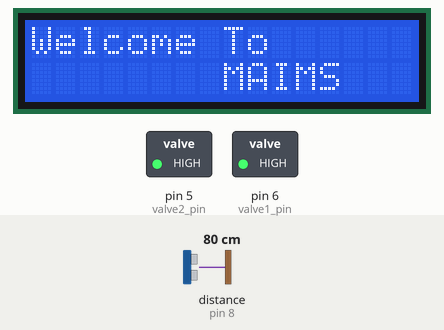
The sketch below on a simulated Arduino Uno, built with avr-gcc and run on an emulated ATmega328P. Shown: 16×2 character LCD, switched loads named in the sketch (green lamp = pin HIGH). Inputs (shaded band) come from the test bench; at power-on: distance to the obstacle (sensor on pin 8) 80 cm. The echo pulse lasts 58.3 µs per cm; the modem accepts every AT command (registered, SIM ready, sends succeed) and sends nothing else; the RemoteXY app is connected; pins used as bus, display or sensor lines are not drawn.

Above: at 0.1 s.
At 4.2 s:
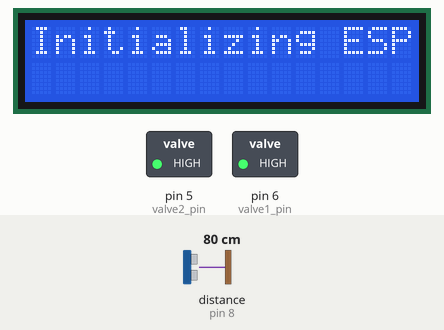
At 5.2 s:
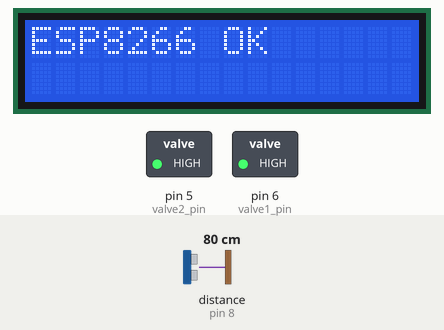
At 7.2 s:
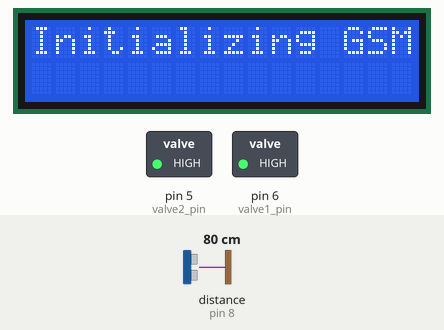
At 17.2 s:
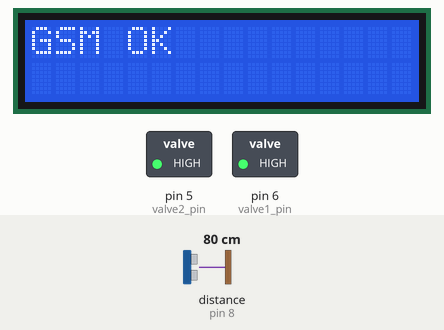
At 19.2 s:
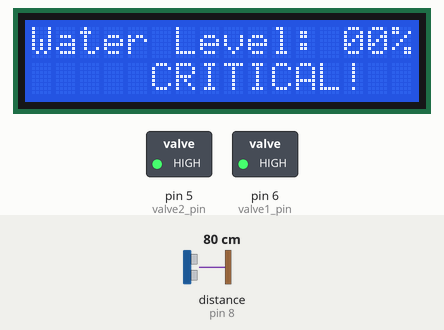

The sketch:

MAIMS.ino
```cpp
#include <SoftwareSerial.h>

#include <Wire.h>

#include <LiquidCrystal_I2C.h>

#define REMOTEXY_MODE__ESP8266_HARDSERIAL_POINT

#include <RemoteXY.h>

// RemoteXY connection settings
#define REMOTEXY_SERIAL Serial
#define REMOTEXY_SERIAL_SPEED 115200
#define REMOTEXY_WIFI_SSID "MAIMS"
#define REMOTEXY_WIFI_PASSWORD "12345678"
#define REMOTEXY_SERVER_PORT 6377


// RemoteXY configurate
#pragma pack(push, 1)
uint8_t RemoteXY_CONF[] =
  { 255,0,0,21,0,12,1,8,13,5,
  130,1,33,50,28,47,0,13,130,1,
  2,14,29,83,0,13,66,1,4,26,
  14,69,0,188,26,129,0,19,27,11,
  4,0,6,49,48,48,37,0,129,0,
  19,54,8,4,0,50,54,48,37,0,
  129,0,19,41,8,4,0,131,56,48,
  37,0,129,0,19,68,8,4,0,1,
  52,48,37,0,129,0,19,82,8,4,
  0,24,50,48,37,0,65,6,49,64,
  9,9,0,65,6,49,86,9,9,0,
  65,6,49,75,9,9,0,129,0,37,
  77,9,4,0,24,71,83,77,0,129,
  0,36,88,11,4,0,24,80,117,109,
  112,0,129,0,33,59,0,6,0,16,
  0,129,0,37,67,8,4,0,24,69,
  83,80,0,131,1,19,3,30,8,1,
  132,24,77,65,73,77,83,0,130,1,
  33,14,28,34,0,13,129,0,35,17,
  21,5,0,17,77,111,105,115,116,117,
  114,101,0,129,0,4,17,14,5,0,
  17,87,97,116,101,114,0,129,0,35,
  53,21,5,0,17,83,121,115,116,101,
  109,0,66,130,36,25,13,10,0,2,
  26,65,10,51,27,7,7,0,65,12,
  51,37,7,7,0,67,4,36,38,9,
  6,0,2,13,11,129,0,45,39,5,
  5,0,17,37,0 };

// this structure defines all the variables of your control interface
struct {

    // output variable
  int8_t level_1; // =0..100 level position
  uint8_t led_esp_r; // =0..255 LED Red brightness
  uint8_t led_esp_g; // =0..255 LED Green brightness
  uint8_t led_pump_r; // =0..255 LED Red brightness
  uint8_t led_pump_g; // =0..255 LED Green brightness
  uint8_t led_gsm_r; // =0..255 LED Red brightness
  uint8_t led_gsm_g; // =0..255 LED Green brightness
  int8_t level_2; // =0..100 level position
  uint8_t led_wet_g; // =0..255 LED Green brightness
  uint8_t led_dry_r; // =0..255 LED Red brightness
  char text_1[11];  // string UTF8 end zero

    // other variable
  uint8_t connect_flag;  // =1 if wire connected, else =0

} RemoteXY;
#pragma pack(pop)

/////////////////////////////////////////////
//           END RemoteXY include          //
/////////////////////////////////////////////

SoftwareSerial SIM900(10,11); //rx,tx
LiquidCrystal_I2C lcd(0x27, 16, 2);

const int moisture1_pin = A0;
const int moisture2_pin = A1;
const int valve1_pin = 6;
const int valve2_pin = 5;
const int trigPin = 7;
const int echoPin = 8;

long duration;
double initDistance;
double distance;

boolean soilDry = false;
boolean waterCritical = false;

void setup(){
  pinMode(moisture1_pin, INPUT);
  pinMode(moisture2_pin, INPUT);
  pinMode(valve1_pin, OUTPUT);
  pinMode(valve2_pin, OUTPUT);
  pinMode(trigPin, OUTPUT);
  pinMode(echoPin, INPUT);
  digitalWrite(valve1_pin, HIGH);
  digitalWrite(valve2_pin, HIGH);
  lcd.begin();
  lcd.backlight();
  lcd.print("Welcome To");
  lcd.setCursor(8, 1);
  lcd.print("MAIMS");
  delay(4000);
  lcd.clear();
  lcd.setCursor(0,0);
  lcd.print("Initializing ESP....");
  RemoteXY_Init ();
  delay(1000);
  lcd.clear();
  lcd.print("ESP8266 OK");
  RemoteXY.led_esp_g = 250;
  delay(2000);
  lcd.clear();
  lcd.print("Initializing GSM....");
  SIM900.begin(115200);
  delay(10000);
  lcd.clear();
  lcd.print("GSM OK");
  RemoteXY.led_gsm_g = 250;
  delay(2000);
  lcd.clear();
}

void loop(){
  RemoteXY_Handler ();

  getMoisture1();
  getMoisture2();
  getLevel();
  // TODO you loop code
  // use the RemoteXY structure for data transfer

  delay(100);
}

void getMoisture1(){
  if(!waterCritical){
    double mVal = analogRead(moisture1_pin);
    double m_percent = (800 - mVal) / 800 * 100;
    //lcd.clear();
    lcd.setCursor(0,0);
    if(m_percent > 25){
      digitalWrite(valve1_pin, HIGH);
      RemoteXY.led_pump_r = 250;
      RemoteXY.led_pump_g = 0;
      lcd.print("Moisture: " + String(m_percent) + "%");
      RemoteXY.level_2 = m_percent;
      RemoteXY.led_wet_g = 250;
      RemoteXY.led_dry_r = 0;
      dtostrf(m_percent, 0, 0, RemoteXY.text_1);
      if(soilDry){
        send_sms("Your Plant in box 1 Has Been Watered!");
      }
      soilDry = false;
    }
    else{
      digitalWrite(valve1_pin, LOW);
      RemoteXY.led_pump_g = 250;
      RemoteXY.led_pump_r = 0;
      lcd.print("Moisture = DRY!");
      lcd.setCursor(0,1);
      lcd.print("Water Pump: ON");
      RemoteXY.level_2 = m_percent;
      RemoteXY.led_dry_r = 250;
      RemoteXY.led_wet_g = 0;
      dtostrf(m_percent, 0, 0, RemoteXY.text_1);
      if(!soilDry){
        send_sms("Your Plant in box 1 is Thirsty! Pump System ON");
      }
      soilDry = true;
    }
  }
}

void getMoisture2(){
  if(!waterCritical){
    double mVal = analogRead(moisture2_pin);
    double m_percent = (800 - mVal) / 800 * 100;
    //lcd.clear();
    lcd.setCursor(0,0);
    if(m_percent > 25){
      digitalWrite(valve2_pin, HIGH);
      //RemoteXY.led_pump_r = 250;
     // RemoteXY.led_pump_g = 0;
      //lcd.print("Moisture: " + String(m_percent) + "%");
      //RemoteXY.level_2 = m_percent;
      //RemoteXY.led_wet_g = 250;
      //RemoteXY.led_dry_r = 0;
      //dtostrf(m_percent, 0, 0, RemoteXY.text_1);
      if(soilDry){
        send_sms("Your Plant in box 2 Has Been Watered!");
      }
      soilDry = false;
    }
    else{
      digitalWrite(valve2_pin, LOW);
      //RemoteXY.led_pump_g = 250;
      //RemoteXY.led_pump_r = 0;
      //lcd.print("Moisture = DRY!");
      //lcd.setCursor(0,1);
      //lcd.print("Water Pump: ON");
      //RemoteXY.level_2 = m_percent;
      //RemoteXY.led_dry_r = 250;
      //RemoteXY.led_wet_g = 0;
      //dtostrf(m_percent, 0, 0, RemoteXY.text_1);
      if(!soilDry){
        send_sms("Your Plant in box 2 is Thirsty! Pump System ON");
      }
      soilDry = true;
    }
  }
}

void getLevel(){
  if(!soilDry){
    digitalWrite(trigPin, LOW);
    delayMicroseconds(2);
    digitalWrite(trigPin, HIGH);
    delayMicroseconds(10);
    digitalWrite(trigPin, LOW);
    duration = pulseIn(echoPin, HIGH);
    initDistance = duration * 0.034 / 2;
    distance = 35 - initDistance;
    //lcd.clear();
    lcd.setCursor(0,1);
    double h_percent = (distance / 35) * 100;
    if(h_percent > 20){
      lcd.print("Water lvl: " + String(h_percent) + "%");
      RemoteXY.level_1 = h_percent;
      waterCritical = false;
    }
    else{
      lcd.setCursor(0,0);
      lcd.print("Water Level: ");
      lcd.setCursor(5,1);
      lcd.print("CRITICAL!");
      RemoteXY.level_1 = h_percent;

      send_sms("The Water in Your Tank is Critical Below 20%! Please Refill Immediately");
      delay(20000);

      if(!waterCritical){

      }
      waterCritical = true;
    }
  }
}

void send_sms(String msg){
  SIM900.print("AT+CMGF=1\r");
  delay(100);

  //String num="639156781264";
  //String mess="AT+CMGS=\"+"+ num +"\"\r";
  //SIM900.println(mess);

  SIM900.println("AT + CMGS = \"+639156781264\"");
  delay(100);

  SIM900.println(msg);
  delay(100);

  SIM900.println((char)26);
  delay(100);
  SIM900.println();
  delay(5000);
}
```

Measured:
- what the display in image 1 shows lasts 1.0 s, from 4.1 s to 5.1 s
- what the display in image 2 shows lasts 2.0 s, from 5.1 s to 7.1 s
- what the display in image 3 shows lasts 10.0 s, from 7.1 s to 17.1 s
